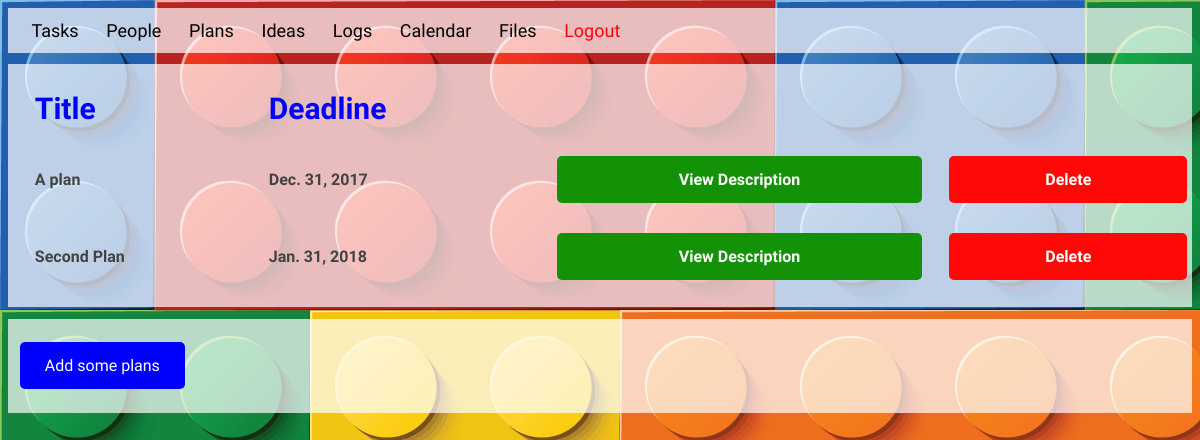
Screenshot of /plans/ (signed in) with the database file from the repository.
### Plans/models.py (models this page shows, shortened)
class Plan(models.Model):
    name = models.CharField(max_length=100, verbose_name="Title")
    description = models.TextField(max_length=1000, verbose_name="Description")
    deadline = models.DateField(verbose_name="Deadline")
    slug = models.CharField(max_length=100)
    def isdead(self):
        if timezone.now().date() >= self.deadline:
            return True
    def getdeletelink(self):
        return reverse('delete-plans', args={self.slug})
    def getlink(self):
        return reverse('description-plans', args={self.slug})

### Plans/views.py (the view)
# urls.py: path('', sv.index),
def index(request):
    if request.session.get('logged_in'):
        plans = Plan.objects.order_by('deadline')
        template = loader.get_template('plans/index.html')
        context = {
            'plans': plans,
        }
        return HttpResponse(template.render(context, request))
    else:
        return redirect('/')

### Plans/templates/plans/index.html (shortened to what this page needs)
{% extends "base.html"  %}
{% block content %}
<div class="content">
{% if plans %}
    <table class="peopletable">
    <tr class="peopletable">
        <th class="peopletable ttitle">Title</th>
        <th class="peopletable ttitle">Deadline</th>
    </tr>
    {% for one in plans %}
    {% if one.isdead%}
    <tr class="peopletable dead">
    {% else %}
    <tr class="peopletable">
    {% endif %}
        <th class="peopletable">{{ one.name }}</th>
        <th class="peopletable">{{one.deadline}}</th>
        <th class="peopletable"><a class="greenlink" href='{{ one.getlink}}'>View Description</a></th>
        <th class="peopletable"><a class="redlink" href='{{ one.getdeletelink}}'>Delete</a></th>
    </tr>
    {% endfor %}
    </table>
{% else %}
    <p>No plans are available.</p>
{% endif %}
</div>
<div class="content">
    <a class="link" href="/plans/add"> Add some plans</a>
</div>
{% endblock %}

### People/static/style.css (style rules this page uses)
* { font-family: 'Ubuntu', sans-serif; }
body { background: url("background.png"); }
.content { margin-top: 1%; background-color: rgba(255, 255, 255, 0.7); display: block; padding: 1%; }
.content { color: #434343; text-decoration: none; }
.link { margin-top: 1%; margin-bottom: 1%; border-radius: 5px; }
.link:link, .link:visited { background-color: #0000ff; color: white; padding: 14px 25px; text-align: center; text-decoration: none; display: inline-block; }
.redlink { border-radius: 5px; width: 87%; }
.redlink:link, .redlink:visited { background-color: #ff0808; color: white; padding: 14px 25px; text-align: center; text-decoration: none; display: inline-block; }
.greenlink { border-radius: 5px; width: 87%; }
.greenlink:link, .greenlink:visited { background-color: #139107; color: white; padding: 14px 25px; text-align: center; text-decoration: none; display: inline-block; }
th { text-align: left; }
table.peopletable, td.peopletable, th.peopletable { text-align: left; }
table.peopletable { border-collapse: collapse; width: 100%; }
th.peopletable, td.peopletable { padding: 15px; }
.ttitle { font-size: 30px; font-weight: bold; color: blue; }

### rows the page displays
Plan: name "A plan", deadline "Dec. 31, 2017"
Plan: name "Second Plan", deadline "Jan. 31, 2018"
